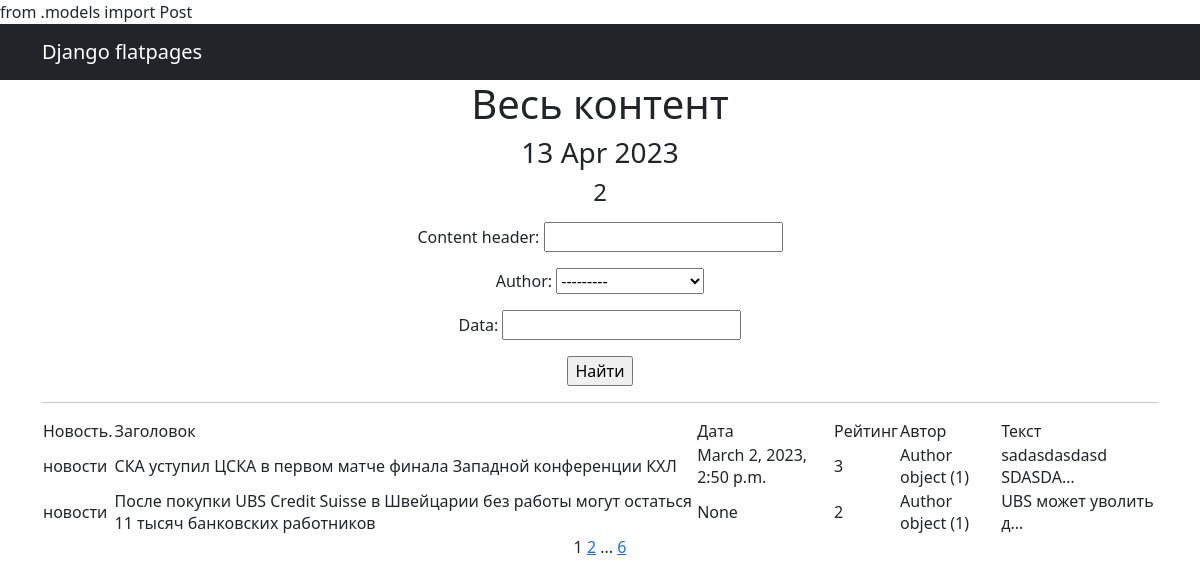
/posts/, run on the app's committed database.
### news/models.py (models this page shows, shortened)
class Post(models.Model):
    author = models.ForeignKey(Author, on_delete=models.CASCADE)
    content_type = models.CharField(max_length=256, choices=ContentType.choices)
    data = models.DateTimeField(auto_now_add=True)
    content_header = models.CharField(max_length=256)
    content_text = models.CharField(max_length=5000)
    content_rating = models.IntegerField(default=0)
    category = models.ManyToManyField(Category)

class Author(models.Model):
    user = models.OneToOneField(User, on_delete=models.CASCADE)
    rating = models.IntegerField(default=0)

### news/views.py (the view)
# urls.py: path('', PostList.as_view(), name='post_list'),
class PostList(ListView):
    model = Post
    ordering = 'content_type'
    filter = ''
    template_name = 'posts.html'
    context_object_name = 'posts'
    paginate_by = 2
    def get_queryset(self):
        queryset = super().get_queryset()
        self.filterset = PostFilter(self.request.GET, queryset)
        return self.filterset.qs
    def get_context_data(self, **kwargs):
        context = super().get_context_data(**kwargs)
        context['time_now'] = datetime.utcnow()
        context['filterset'] = PostFilter(self.request.GET, queryset=self.get_queryset())
        return context

### templates/posts.html (shortened to what this page needs)
{% extends 'flatpages/default.html' %}
{% block content %}
<h1>Весь контент</h1>
    <h3>{{ time_now|date:'d M Y' }}</h3>
    <h4>{{ posts|length }}</h4>
   <form action="" method="get">
       {{ filterset.form.as_p }}
       <input type="submit" value="Найти" />
   </form>
  <hr>
   {% if posts %}
       <table>
           <tr>
               <td>Новость.</td>
               <td>Заголовок</td>
               <td>Дата</td>
                <td>Рейтинг</td>
               <td>Автор</td>
               <td>Текст</td>
           </tr>
           {% for post in posts %}
           <tr>
               <td>{{ post.content_type }}</td>
               <td>{{ post.content_header }}</td>
               <td>{{ post.data }}</td>
               <td>{{ post.content_rating }}</td>
               <td>{{ post.author }}</td>
               <td>{{ post.content_text|truncatechars:20 }}</td>
           </tr>
           {% endfor %}
       </table>
   {% else %}
       <h2>Новостей нет!</h2>
        {% endif %}
       {{ page_obj.number }}
        {% if page_obj.has_next %}
       <a href="?page={{ page_obj.next_page_number }}">{{ page_obj.next_page_number }}</a>
       {% if paginator.num_pages != page_obj.next_page_number %}
           ...
           <a href="?page={{ page_obj.paginator.num_pages }}">{{ page_obj.paginator.num_pages }}</a>
       {% endif %}
   {% endif %}
{% endblock content %}

### templates/flatpages/default.html (shortened to what this page needs)
<!DOCTYPE html>
<html lang="en">
    <head>
        {% load static %}
       <link href="{% static 'css/styles.css' %}" rel="stylesheet" />
    </head>
    <body>
      <nav class="navbar navbar-expand-lg navbar-dark bg-dark static-top">
   <div class="container">
       <a class="navbar-brand" href="#">Django flatpages</a>
   </div>
</nav>
<div class="container">
   <div class="row">
       <div class="col-lg-12 text-center">
           {% block content %}{% endblock content %}
       </div>
   </div>
</div>
    </body>
</html>

### data on the page
Post: content_type "новости", content_header "СКА уступил ЦСКА в первом матче финала Западной конференции КХЛ", data "March 2, 2023, 2:50 p.m.", content_rating "3", author "Author object (1)", content_text "sadasdasdasd SDASDA…"
Post: content_type "новости", content_header "После покупки UBS Credit Suisse в Швейцарии без работы могут остаться 11 тысяч банковских работников", data "None", content_rating "2", author "Author object (1)", content_text "UBS может уволить д…"

### other printed values
{{ time_now|date:'d M Y' }} "13 Apr 2023"
{{ posts|length }} "2"
{{ page_obj.number }} "1"
{{ page_obj.next_page_number }} "2"
{{ page_obj.paginator.num_pages }} "6"
